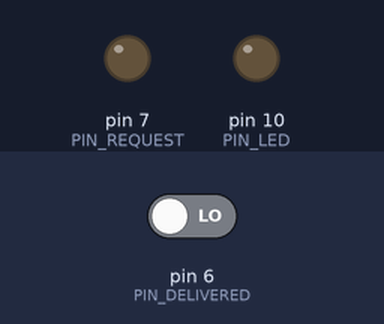
The sketch below on a simulated Arduino Uno, built with avr-gcc and run on an emulated ATmega328P. Parts: output pins drawn as LEDs (lit = HIGH). The inputs (shaded band) are chosen by the test bench; at power-on: pin 6 (PIN_DELIVERED) LOW.

Above: at 15.0 s.
At 31.0 s:
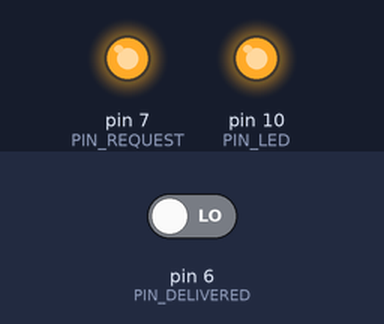
Timing chart, 0 to 34.5 s (numbered marks = the images above):
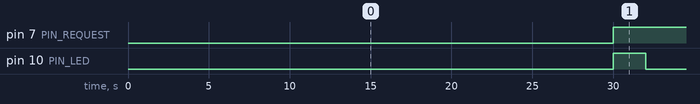

Measured:
- by itself, pin 7 (PIN_REQUEST): LOW → HIGH at 30.0 s
- by itself, pin 10 (PIN_LED): alternates HIGH for 2.0 s and LOW for 28.0 s

The sketch:

habituation_pelletDrop.ino
```cpp
#define PIN_REQUEST 7
#define PIN_DELIVERED 6
#define PIN_LED 10

int count = 0;
int start = 0;
int dur;

void setup() {
  pinMode(PIN_DELIVERED, INPUT);
  pinMode(PIN_REQUEST, OUTPUT);
  pinMode(PIN_LED, OUTPUT);
}

void loop() {

//start = millis();
//digitalWrite(PIN_PELLET,HIGH);
//digitalWrite(PIN_LED,HIGH);
//count++;
//delay(10000);
//digitalWrite(PIN_PELLET,LOW);
//digitalWrite(PIN_LED,LOW);
//dur = millis() - start;
//delay (20000 - dur);


dur = millis() - start;
if (dur >= 30000){
  digitalWrite(PIN_REQUEST,HIGH);
  digitalWrite(PIN_LED,HIGH);
  start = millis();
}

if (digitalRead(PIN_DELIVERED) == HIGH) {
  digitalWrite(PIN_REQUEST,LOW);
}
if (dur < 30000 && dur > 2000){
        digitalWrite(PIN_LED,LOW);

}

}
```
